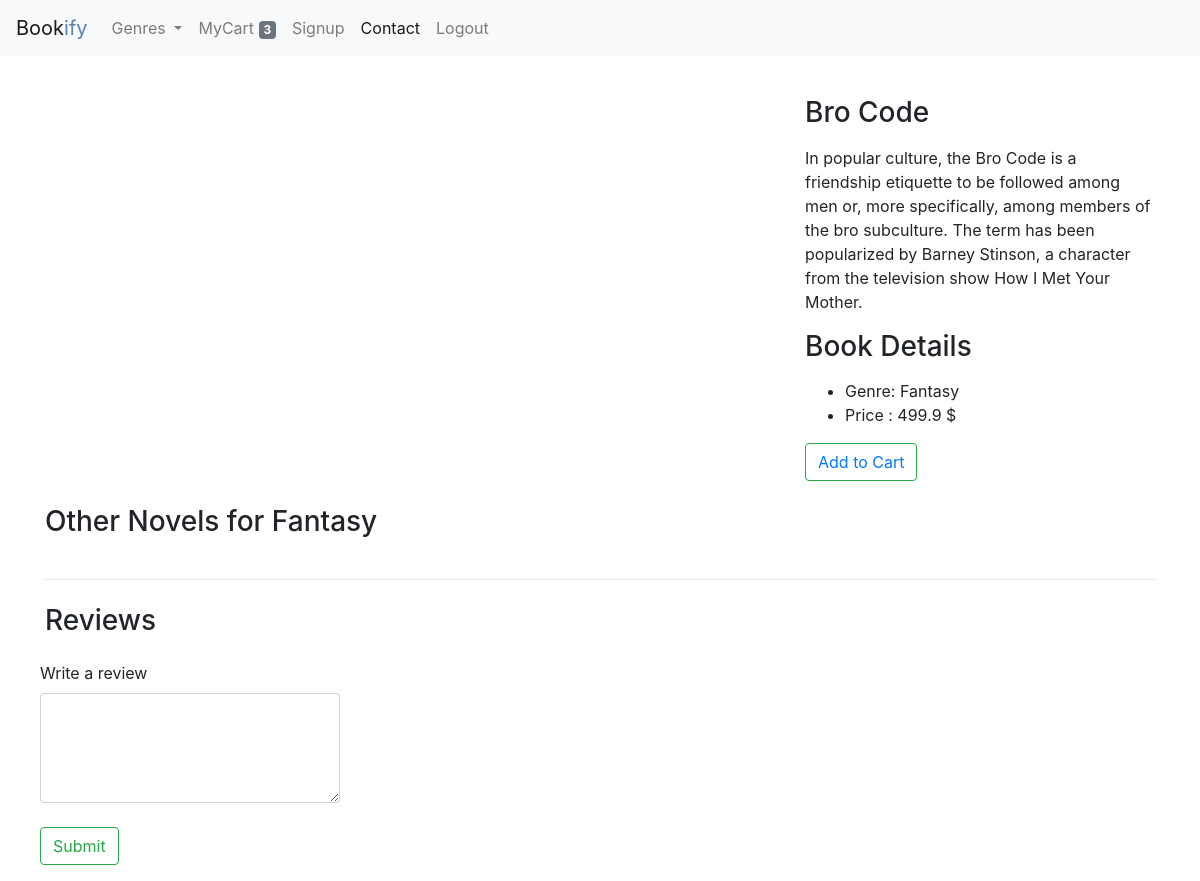
The app's page /detail/bro-code/ (signed in) with its own data.
### main/models.py (models this page shows, shortened)
class Book(models.Model):
    book_name = models.CharField(max_length=50)
    book_image = models.ImageField(blank=True, null=True)
    author = models.CharField(max_length=50)
    book_description = models.TextField()
    isbn_no = models.IntegerField(blank=True)
    price = models.FloatField()
    rating = models.FloatField()
    availability = models.BooleanField(default=True)
    genre = models.ForeignKey(Genre, related_name='genres', on_delete=models.CASCADE)
    location = models.ForeignKey(Location, related_name='place', on_delete=models.CASCADE)
    user = models.ForeignKey(User, related_name='user_upload', on_delete=models.CASCADE)
    language = models.ForeignKey(Language, related_name='lang_books', on_delete=models.CASCADE)
    book_slug = models.SlugField(max_length=50, unique=True, default='')
    class Meta:
        ordering = ['-rating']
    @property
    def imgURL(self):
        try:
            url = self.book_image.url
        except:
            url = ''
        return url

class Genre(models.Model):
    genre_name = models.CharField(max_length=50)
    class Meta:
        default_permissions = ('add',)
        permissions = (('can_add_genre', 'Add a genre'),)
    def __str__(self):
        return self.genre_name

### main/views.py (the view)
# urls.py: path('detail/<book_slug>/', views.book_detail, name='detail'),
def book_detail(request, book_slug):
    try:
        single_book_by_slug = Book.objects.get(book_slug=book_slug)
        reviews = single_book_by_slug.review_set.all()
        books_related_to_genre = single_book_by_slug.genre.genres.all().exclude(book_name=single_book_by_slug.book_name)
    except Book.DoesNotExist:
        raise Http404
    context = {'book': single_book_by_slug,
               'book_for_genre': books_related_to_genre,
               'reviews': reviews,
               }
    return render(request, 'book_detail.html', context=context)

### main/context_processors.py (called while the page is built)
def genres(request):
    all_genre = Genre.objects.all()
    if request.user.is_authenticated:
        all_order_item = OrderItem.objects.filter(user=request.user or None)
    else:
        all_order_item = OrderItem.objects.all()
    total_cart_items = 0
    for item in all_order_item:
        total_cart_items += item.quantity
    return {'all_genres': all_genre, 'item_count': total_cart_items}

### templates/book_detail.html (shortened to what this page needs)
{% extends 'base.html' %}
{% block content %}
    <div class="container">
      <br>
      <div class="row">
        <div class="col-md-8">
        </div>
        <div class="col-md-4">
          <h3 class="my-3">{{ book.book_name }}</h3>
          <p>{{ book.book_description }}</p>
          <h3 class="my-3">Book Details</h3>
          <ul>
            <li>Genre: {{ book.genre }}</li>
            <li>Price : {{ book.price }} $</li>
          </ul>
          <button class="btn btn-outline-success my-2 my-sm-0" type="submit"> <a href="{% url 'main:add-to-cart' book.book_slug %}">Add to Cart</a></button>
        </div>
      </div>
      <h3 class="my-4">Other Novels for {{ book.genre }}</h3>
      <hr>
      <h3 class="my-4">Reviews</h3>
      <form class="form-row">
        <div class="form-group">
            <label for="exampleFormControlTextarea1">Write a review</label>
            <textarea class="form-control" id="exampleFormControlTextarea1" rows="4" style="width: 300px"></textarea>
            <br>
            <button class="btn btn-outline-success my-1 my-sm-0" type="submit">Submit</button>
        </div>
      </form>
    </div>
{% endblock %}

### records on screen
Book: book_name "Bro Code", book_description "In popular culture, the Bro Code is a friendship etiquette to be followed among men or, more specifically, among members of the bro subculture. The term has been popularized by Barney Stinson, a character from the television show How I Met Your Mother.", genre "Fantasy", price "499.9"

### other values on screen
{{ item_count }} "3"
